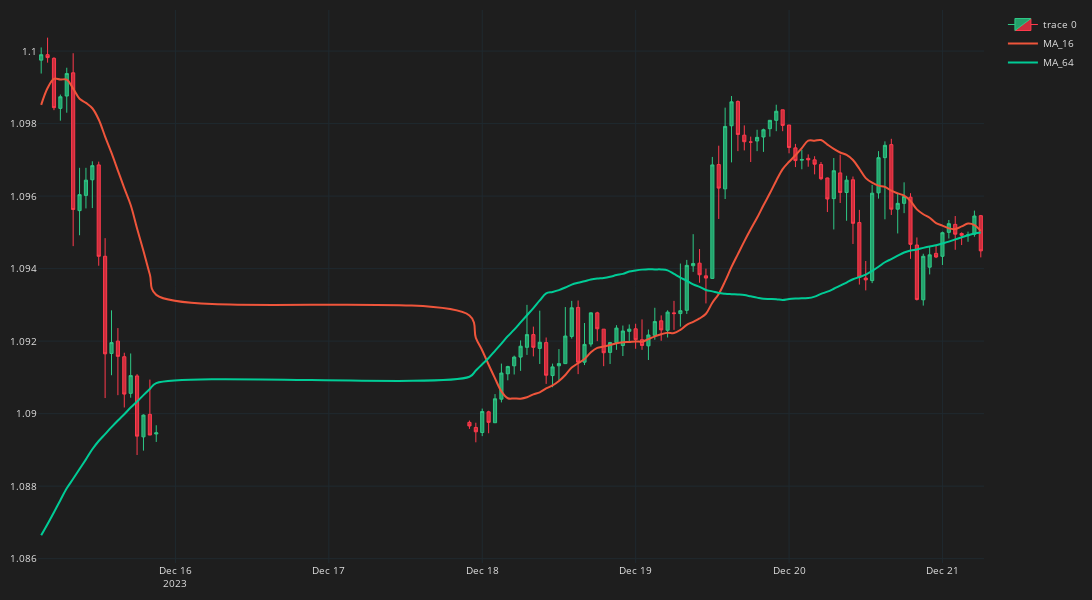

The code cell stored with this chart in its notebook:
### Code cell
fig = go.Figure()
fig.add_trace(go.Candlestick(
    x=df_plot.time, open=df_plot.mid_o, high=df_plot.mid_h, low=df_plot.mid_l, close=df_plot.mid_c,
    line=dict(width=1), opacity=1,
    increasing_fillcolor='#24A06B',
    decreasing_fillcolor="#CC2E3C",
    increasing_line_color='#2EC886',  
    decreasing_line_color='#FF3A4C'
))
for ma in ma_list:
    col = f"MA_{ma}"
    fig.add_trace(go.Scatter(x=df_plot.time, 
        y=df_plot[col],
        line=dict(width=2),
        line_shape='spline',
        name=col
    ))
fig.update_layout(width=1350,height=600,
    margin=dict(l=10,r=10,b=10,t=10),
    font=dict(size=10,color="#e1e1e1"),
    paper_bgcolor="#1e1e1e",
    plot_bgcolor="#1e1e1e")
fig.update_xaxes(
    gridcolor="#1f292f",
    showgrid=True,fixedrange=True,rangeslider=dict(visible=False)
)
fig.update_yaxes(
    gridcolor="#1f292f",
    showgrid=True
)
fig.show()
